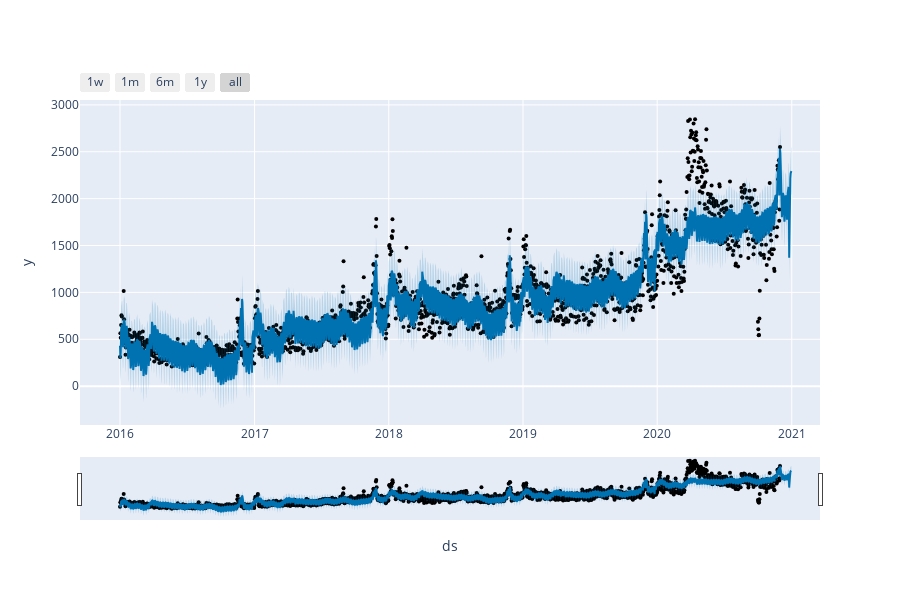

The notebook cell this image was saved under:
### Code cell
from prophet.plot import plot_plotly, plot_components_plotly

plot_plotly(m,forecast)

### Figure 1 — Plotly figure (JSON) as saved in the notebook; plotly's stock layout.template omitted (floating-point values rounded to 4 significant figures; data arrays with more than 128 entries replaced by an {"elided": "..."} marker saying what was removed)
{"data": [{"marker": {"color": "black", "size": 4}, "mode": "markers", "name": "Actual", "type": "scatter", "x": {"elided": "1796 str values"}, "y": {"elided": "1796 int values"}}, {"hoverinfo": "skip", "line": {"width": 0}, "mode": "lines", "type": "scatter", "x": {"elided": "1827 str values"}, "y": {"elided": "1827 float values"}}, {"fill": "tonexty", "fillcolor": "rgba(0, 114, 178, 0.2)", "line": {"color": "#0072B2", "width": 2}, "mode": "lines", "name": "Predicted", "type": "scatter", "x": {"elided": "1827 str values"}, "y": {"elided": "1827 float values"}}, {"fill": "tonexty", "fillcolor": "rgba(0, 114, 178, 0.2)", "hoverinfo": "skip", "line": {"width": 0}, "mode": "lines", "type": "scatter", "x": {"elided": "1827 str values"}, "y": {"elided": "1827 float values"}}], "layout": {"height": 600, "showlegend": false, "width": 900, "xaxis": {"autorange": true, "range": ["2015-09-14 05:05:27.2727", "2021-03-18 18:54:32.7273"], "rangeselector": {"buttons": [{"count": 7, "label": "1w", "step": "day", "stepmode": "backward"}, {"count": 1, "label": "1m", "step": "month", "stepmode": "backward"}, {"count": 6, "label": "6m", "step": "month", "stepmode": "backward"}, {"count": 1, "label": "1y", "step": "year", "stepmode": "backward"}, {"step": "all"}]}, "rangeslider": {"autorange": true, "range": ["2015-09-14 05:05:27.2727", "2021-03-18 18:54:32.7273"], "visible": true, "yaxis": {"_template": null, "rangemode": "match"}}, "title": {"text": "ds"}, "type": "date"}, "yaxis": {"autorange": true, "range": [-414.4, 3052.0], "title": {"text": "y"}, "type": "linear"}}}
